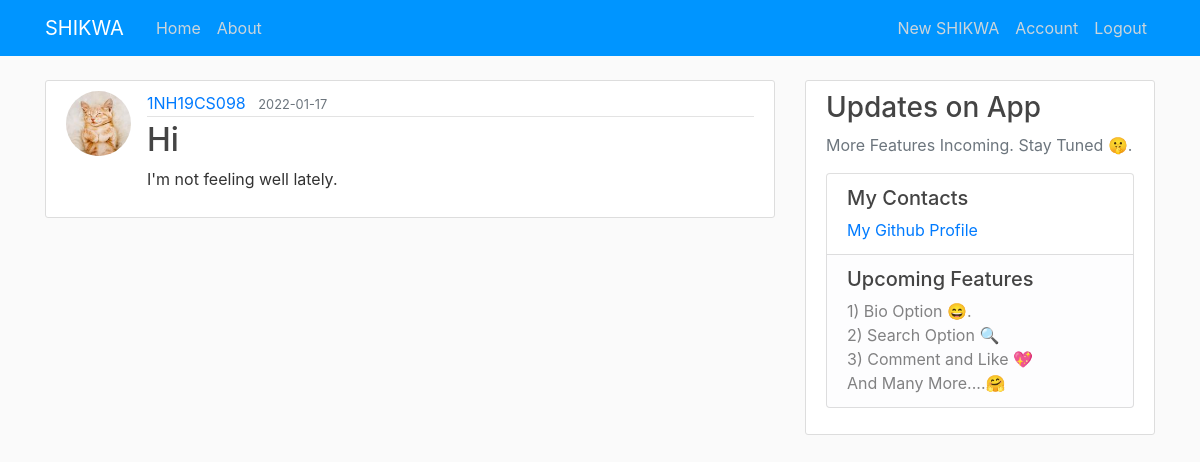
The app's page /post/2 (signed in) with its own data.
### shikwa/models.py (models this page shows, shortened)
class User(db.Model, UserMixin):
    id = db.Column(db.Integer, primary_key=True)
    username = db.Column(db.String(20), unique=True, nullable=False)
    email = db.Column(db.String(120), unique=True, nullable=False)
    image_file = db.Column(db.String(20), nullable=False, default='default.jpg')
    password = db.Column(db.String(60), nullable=False)
    posts = db.relationship('Post', backref='author', lazy=True)

class Post(db.Model):
    id = db.Column(db.Integer, primary_key=True)
    title = db.Column(db.String(100), nullable=False)
    date_posted = db.Column(db.DateTime, nullable=False, default=datetime.utcnow)
    content = db.Column(db.Text, nullable=False)
    user_id = db.Column(db.Integer, db.ForeignKey('user.id'), nullable=False)

### shikwa/posts/routes.py (the view)
@posts.route("/post/<int:post_id>")
def post(post_id):
    post = Post.query.get_or_404(post_id)
    return render_template('post.html', title=post.title, post=post)

### shikwa/models.py (called while the page is built)
@login_manager.user_loader
def load_user(user_id):
    return User.query.get(int(user_id))

### shikwa/templates/post.html (shortened to what this page needs)
{% extends "layout.html" %}
{% block content %}
  <article class="media content-section">
    <img class="rounded-circle article-img" src="{{ url_for('static', filename='profile_pics/' + post.author.image_file) }}">
    <div class="media-body">
      <div class="article-metadata">
        <a class="mr-2" href="{{ url_for('users.user_posts', username=post.author.username) }}">{{ post.author.username }}</a>
        <small class="text-muted">{{ post.date_posted.strftime('%Y-%m-%d') }}</small>
      </div>
      <h2 class="article-title">{{ post.title }}</h2>
      <p class="article-content">{{ post.content }}</p>
    </div>
  </article>
{% endblock content %}

### shikwa/static/main.css (style rules this page uses)
body { background: #fafafa; color: #333333; margin-top: 5rem; }
h1, h2, h3, h4, h5, h6 { color: #444444; }
.content-section { background: #ffffff; padding: 10px 20px; border: 1px solid #dddddd; border-radius: 3px; margin-bottom: 20px; }
.article-title { color: #444444; }
.article-content { white-space: pre-line; }
.article-img { height: 65px; width: 65px; margin-right: 16px; }
.article-metadata { padding-bottom: 1px; margin-bottom: 4px; border-bottom: 1px solid #e3e3e3 }

### records on screen
User: image_file (picture), author.username "1NH19CS098"
Post: date_posted "2022-01-17", title "Hi", content "I'm not feeling well lately."
